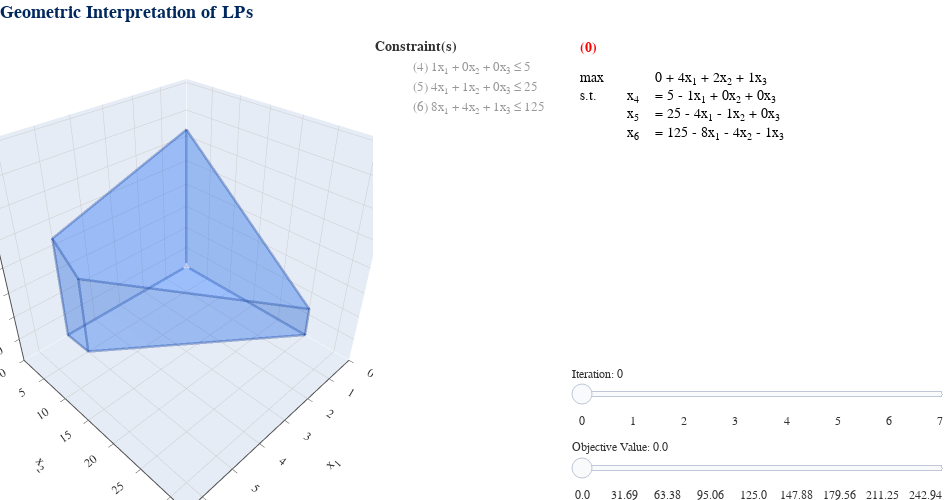

Notebook source saved alongside this figure:
### Markdown cell above
The first step in an iteration of simplex is to choose an increasing variable. Sometimes, there are multiple options since multiple variables have a positive coefficent in the objective function. Here, we will explore what this decison translates to geometrically.

In this section, we will use a special LP commonly referred to as the Klee-Minty Cube.

$$\begin{align*}
\max \quad & 4x_1+ 2x_2+ x_3\\
\text{s.t.} \quad\ & x_1 \leq 5 \\
& 4x_1 + x_2 \leq 25 \\
& 8x_1 + 4x_2 + x_3 \leq 125 \\
& x_1, x_2, x_3 \geq 0.
\end{align*}$$

Furthermore, we will use an optional parameter called `rule` for the `simplex_visual()` function. This rule tells simplex which variable to choose as an increasing variable when there are multiple options.

### Code cell
simplex_visual(ex.KLEE_MINTY_3D_LP, rule='dantzig', initial_solution=np.array([[0],[0],[0]])).show()
